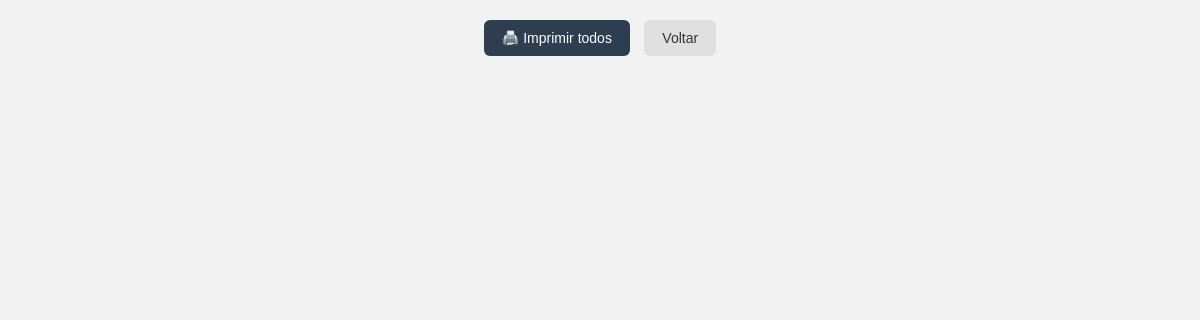
The page /imprimir/imprimir on the database as committed earlier.
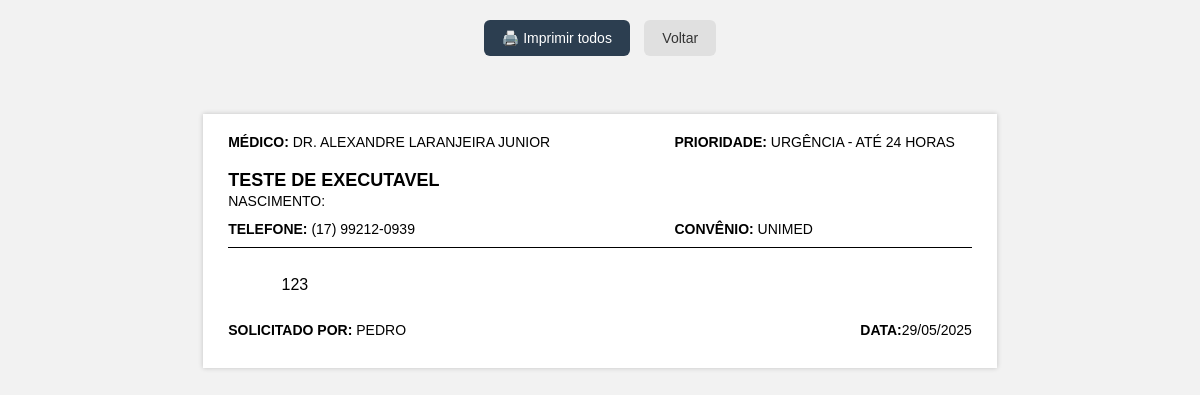
The same page on the database as committed later.
### tables this page shows
CREATE TABLE recados (
            id INTEGER PRIMARY KEY AUTOINCREMENT,
            medico TEXT NOT NULL,
            prioridade TEXT NOT NULL,
            nome_paciente TEXT NOT NULL,
            data_nascimento TEXT NOT NULL,
            telefone TEXT NOT NULL,
            convenio TEXT,
            descricao TEXT,
            status TEXT DEFAULT 'pendente',
            usuario TEXT NOT NULL,
            data_cadastro TEXT NOT NULL
        , finalizado_por TEXT);

### app.py (the view)
@app.route('/imprimir/<status>')
def imprimir(status):
    conexao = conectar_banco()
    cursor = conexao.cursor()
    cursor.execute('SELECT * FROM recados WHERE status = ? ORDER BY medico, prioridade', (status,))
    recados = cursor.fetchall()
    conexao.close()
    return render_template('imprimir_lista.html', recados=recados)

### app.py (called while the page is built)
def conectar_banco():
    conexao = sqlite3.connect('recados.db')
    conexao.row_factory = sqlite3.Row
    return conexao

@app.template_filter('format_data')
def formatar_data_br(data_str):
    try:
        data_obj = datetime.strptime(data_str, '%Y-%m-%d %H:%M:%S')
        return data_obj.strftime('%d/%m/%Y')
    except:
        return data_str  # fallback caso a string esteja mal formatada

### templates/imprimir_lista.html (shortened to what this page needs)
<!DOCTYPE html>
<html lang="pt-br">
<head>
    <link rel="stylesheet" href="{{ url_for('static', filename='css/imprimir_lista.css') }}">
</head>
<body>
    <div class="no-print botoes-topo">
        <button onclick="window.print()" class="btn-imprimir-topo">🖨️ Imprimir todos</button>
        <a href="{{ url_for('listar') }}" class="btn-voltar-topo">Voltar</a>
    </div>
    {% for recado in recados %}
        <div class="recado">
        <div class="linha-topo">
            <span class="campo"><strong>Médico:</strong> {{ recado['medico'] }}</span>
            <span class="campo"><strong>Prioridade:</strong> {{ recado['prioridade'] }}</span>
        </div>
        <div class="paciente">{{ recado['nome_paciente'] }}</div>
        <div class="subinfo">Nascimento: {{ recado['data_nascimento_formatada'] }}</div>
        <div class="linha-meio">
            <span class="campo"><strong>Telefone:</strong> {{ recado['telefone'] }}</span>
            <span class="campo"><strong>Convênio:</strong> {{ recado['convenio'] }}</span>
        </div>
        <div class="descricao">
            {{ recado['descricao'] }}
        </div>
        <div class="linha-rodape">
            <span>
                <strong>Solicitado por:</strong> {{ recado['usuario'] }}
            </span>
            <span>
                <strong>Data:</strong>{{ recado['data_cadastro']|format_data }}
            </span>
        </div>
        </div>
    {% endfor %}
</body>
</html>

### static/css/imprimir_lista.css (style rules this page uses)
body { font-family: Arial, sans-serif; margin: 20px auto; padding: 0; background-color: #f2f2f2; display: flex; flex-direction: column; align-items: center; }
.recado { width: 100%; max-width: 21cm; margin: 1cm auto; padding: 20px 25px; box-sizing: border-box; page-break-after: always; display: flex; flex-direction: column; justify-content: space-between; text-transform: uppercase; border: none; box-shadow: 0 0 5px rgba(0, 0, 0, 0.2); background-color: white; }
.linha-topo, .linha-meio, .linha-rodape { display: flex; justify-content: space-between; font-size: 14px; margin-bottom: 10px; }
.paciente { font-size: 18px; font-weight: bold; text-align: left; margin: 10px 0 2px 0; }
.subinfo { font-size: 14px; text-align: left; margin-bottom: 12px; }
.descricao { font-size: 16px; border-top: 1px solid #000; padding-top: 10px; white-space: pre-wrap; flex-grow: 1; margin-bottom: 10px; word-wrap: break-word; overflow-wrap: break-word; }
.campo { display: inline-block; min-width: 40%; }
.botoes-topo { text-align: center; margin-bottom: 20px; }
.btn-imprimir-topo { padding: 10px 18px; font-size: 14px; background-color: #2c3e50; color: white; border: none; border-radius: 6px; cursor: pointer; margin-right: 10px; }
.btn-voltar-topo { padding: 10px 18px; font-size: 14px; text-decoration: none; background-color: #e0e0e0; color: #333; border-radius: 6px; transition: background-color 0.3s ease; }

Rows that differ between the two databases and show on the page:
added recados: medico "DR. ALEXANDRE LARANJEIRA JUNIOR", prioridade "URGÊNCIA - ATÉ 24 HORAS", nome_paciente "TESTE DE EXECUTAVEL", telefone "(17) 99212-0939", convenio "UNIMED", descricao "123", usuario "PEDRO", data_cadastro "29/05/2025"
